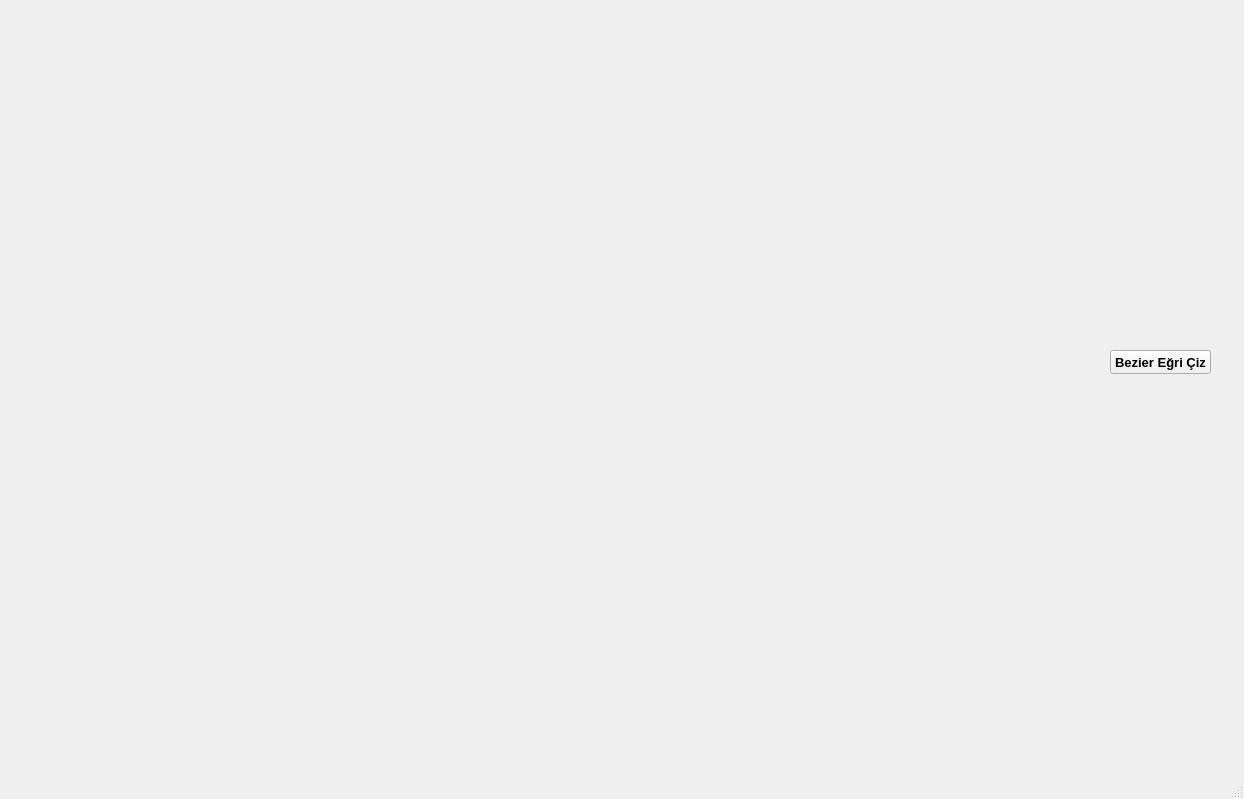
<?xml version="1.0" encoding="UTF-8"?>
<ui version="4.0">
 <class>MainWindow</class>
 <widget class="QMainWindow" name="MainWindow">
  <property name="geometry">
   <rect>
    <x>0</x>
    <y>0</y>
    <width>1244</width>
    <height>799</height>
   </rect>
  </property>
  <property name="windowTitle">
   <string>MainWindow</string>
  </property>
  <widget class="QWidget" name="centralwidget">
   <widget class="QPushButton" name="pushButton">
    <property name="geometry">
     <rect>
      <x>1110</x>
      <y>350</y>
      <width>101</width>
      <height>24</height>
     </rect>
    </property>
    <property name="font">
     <font>
      <pointsize>10</pointsize>
      <bold>true</bold>
     </font>
    </property>
    <property name="text">
     <string>Bezier Eğri Çiz</string>
    </property>
   </widget>
  </widget>
  <widget class="QMenuBar" name="menubar">
   <property name="geometry">
    <rect>
     <x>0</x>
     <y>0</y>
     <width>1244</width>
     <height>22</height>
    </rect>
   </property>
  </widget>
  <widget class="QStatusBar" name="statusbar"/>
 </widget>
 <resources/>
 <connections/>
</ui>
